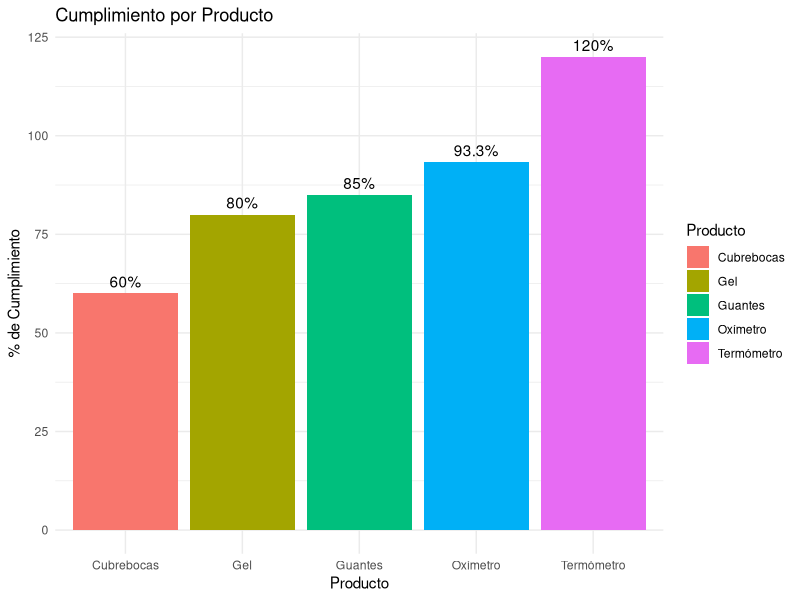

This chart was generated by the following R code:
install.packages("ggplot2")
# Proyecto 3: Cumplimiento de Ventas vs Presupuesto por Producto
# Autor: Héctor Mauricio Hernández Olvera

# Librerías
library(ggplot2)

# Datos simulados
producto <- c("Termómetro", "Guantes", "Cubrebocas", "Gel", "Oxímetro")
ventas <- c(60000, 1275, 1200, 2000, 14000)
presupuesto <- c(50000, 1500, 2000, 2500, 15000)

# Crear data frame
df <- data.frame(Producto = producto, Ventas = ventas, Presupuesto = presupuesto)

# Calcular % de cumplimiento
df$Cumplimiento <- round((df$Ventas / df$Presupuesto) * 100, 1)

# Mostrar tabla
print(df)

# Graficar
ggplot(df, aes(x = Producto, y = Cumplimiento, fill = Producto)) +
  geom_bar(stat = "identity") +
  geom_text(aes(label = paste0(Cumplimiento, "%")), vjust = -0.5) +
  labs(title = "Cumplimiento por Producto",
       y = "% de Cumplimiento",
       x = "Producto") +
  theme_minimal()
